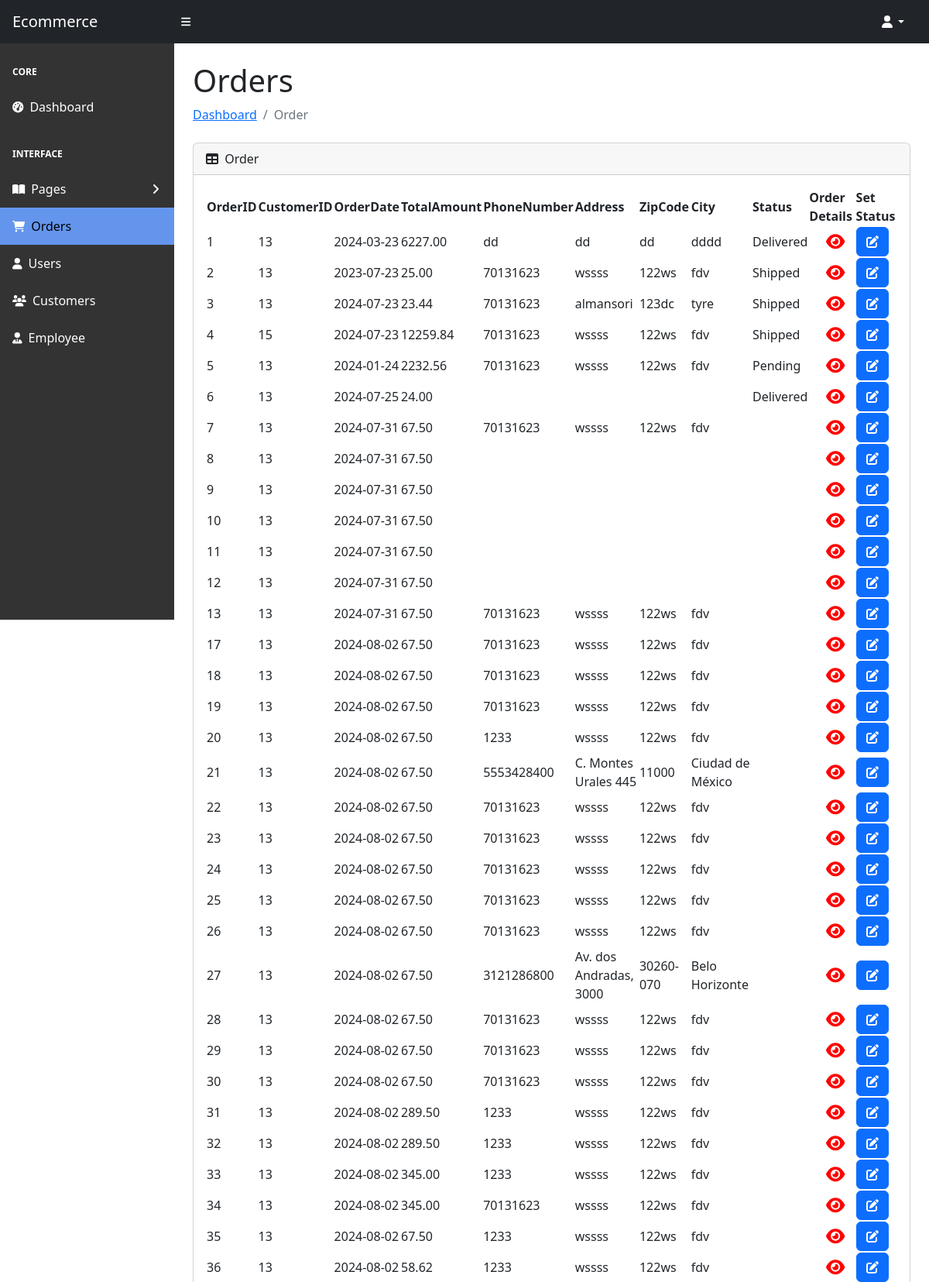
/adminPanelSherke/adminPanelSherke/orders.php (upper part), run on the app's committed database.
### tables this page shows
CREATE TABLE `orders` (
  `OrderID` int(11) NOT NULL,
  `CustomerID` int(11) DEFAULT NULL,
  `OrderDate` date DEFAULT current_timestamp(),
  `TotalAmount` decimal(10,2) DEFAULT NULL,
  `PhoneNumber` varchar(100) NOT NULL,
  `Address` varchar(100) NOT NULL,
  `ZipCode` varchar(100) NOT NULL,
  `City` varchar(100) NOT NULL,
  `Status` varchar(50) NOT NULL DEFAULT 'Pending'
);

### adminPanelSherke/adminPanelSherke/class/DAL.class.php (called while the page is built, shortened)
<?php
class DAL
{
    public $servername = "localhost";
    public $username = "root";
    public $password = "";
    public $dbname = "level3-ecomerce";
    private function connect()
    {
        $conn = new mysqli($this->servername, $this->username, $this->password, $this->dbname);
        return $conn;
    }
    public function getdata($sql)
    {
        $conn = $this->connect();
        $result = $conn->query($sql);
        $results = $result->fetch_all(MYSQLI_ASSOC);
        return $results;
    }
}

### adminPanelSherke/adminPanelSherke/class/order.class.php (called while the page is built, shortened)
<?php
require_once('DAL.class.php');
class Order extends DAL
{
    function getAllOrders()
    {
        $sql = "SELECT * From orders";
        return $this->getdata($sql);
    }
}

### adminPanelSherke/adminPanelSherke/orders.php (the view, shortened to what this page needs)
<!DOCTYPE html>
<html lang="en">
<?php require_once("class/order.class.php"); ?>
<?php require_once('components/header.php'); ?>
<?php $order = new Order();
$allOrders = $order->getAllOrders(); ?>
<body class="sb-nav-fixed">
    <?php require_once('components/nav.php'); ?>
    <?php require_once('components/sidebar.php'); ?>
    <div id="layoutSidenav_content">
        <main>
            <div class="container-fluid px-4">
                <h1 class="mt-4">Orders</h1>
                <ol class="breadcrumb mb-4">
                    <li class="breadcrumb-item active"><a href="index.php">Dashboard</a></li>
                    <li class="breadcrumb-item active">Order</li>
                </ol>
                <div class="card mb-4">
                    <div class="card-header">
                        <i class="fas fa-table me-1"></i>
                        Order
                    </div>
                    <div class="card-body">
                        <table id="datatablesSimple">
                            <thead>
                                <tr>
                                    <th>OrderID</th>
                                    <th>CustomerID</th>
                                    <th>OrderDate</th>
                                    <th>
                                        TotalAmount
                                    </th>
                                    <th>PhoneNumber</th>
                                    <th>Address</th>
                                    <th>
                                        ZipCode
                                    </th>
                                    <th>City</th>
                                    <th>Status</th>
                                    <th>Order Details</th>
                                    <th>Set Status</th>
                                </tr>
                            </thead>
                            <tbody>
                                <?php
                                foreach ($allOrders as $orders) {
                                ?>
                                    <tr>
                                        <td><?php echo $orders['OrderID'] ?></td>
                                        <td><?php echo $orders['CustomerID'] ?></td>
                                        <td><?php echo $orders['OrderDate'] ?></td>
                                        <td><?php echo $orders['TotalAmount'] ?></td>
                                        <td><?php echo $orders['PhoneNumber'] ?></td>
                                        <td><?php echo $orders['Address'] ?></td>
                                        <td><?php echo $orders['ZipCode'] ?></td>
                                        <td><?php echo $orders['City'] ?></td>
                                        <td><?php echo $orders['Status'] ?></td>
                                        <td>
                                            <a href="orderitems.php?id=<?php echo $orders['OrderID'] ?>" style="font-size:1.35rem; color:red; margin-left:22px"><i class="fas fa-eye"></i></a>
                                        </td>
                                        <td>
                                            <a class="btn btn-primary edit" data-id="<?php echo $orders['OrderID'] ?>" data-status="<?php echo $orders['Status'] ?>" data-toggle="modal" data-target="#updateStatusModal"><i class="fas fa-edit"></i></a>
                                        </td>
                                    </tr>
                                <?php } ?>
                            </tbody>
                        </table>
                    </div>
                </div>
            </div>
        </main>
        <?php require_once('components/footer.php'); ?>
    </div>
    </div>
</body>

### data on the page
orders: OrderID "1", CustomerID "13", OrderDate "2024-03-23", TotalAmount "6227.00", PhoneNumber "dd", Address "dd", ZipCode "dd", City "dddd", Status "Delivered"
orders: OrderID "2", CustomerID "13", OrderDate "2023-07-23", TotalAmount "25.00", PhoneNumber "70131623", Address "wssss", ZipCode "122ws", City "fdv", Status "Shipped"
orders: OrderID "3", CustomerID "13", OrderDate "2024-07-23", TotalAmount "23.44", PhoneNumber "70131623", Address "almansori", ZipCode "123dc", City "tyre", Status "Shipped"
orders: OrderID "4", CustomerID "15", OrderDate "2024-07-23", TotalAmount "12259.84", PhoneNumber "70131623", Address "wssss", ZipCode "122ws", City "fdv", Status "Shipped"
orders: OrderID "5", CustomerID "13", OrderDate "2024-01-24", TotalAmount "2232.56", PhoneNumber "70131623", Address "wssss", ZipCode "122ws", City "fdv", Status "Pending"
orders: OrderID "6", CustomerID "13", OrderDate "2024-07-25", TotalAmount "24.00", Status "Delivered"
orders: OrderID "7", CustomerID "13", OrderDate "2024-07-31", TotalAmount "67.50", PhoneNumber "70131623", Address "wssss", ZipCode "122ws", City "fdv"
orders: OrderID "8", CustomerID "13", OrderDate "2024-07-31", TotalAmount "67.50"
orders: OrderID "9", CustomerID "13", OrderDate "2024-07-31", TotalAmount "67.50"
orders: OrderID "10", CustomerID "13", OrderDate "2024-07-31", TotalAmount "67.50"
orders: OrderID "11", CustomerID "13", OrderDate "2024-07-31", TotalAmount "67.50"
orders: OrderID "12", CustomerID "13", OrderDate "2024-07-31", TotalAmount "67.50"
orders: OrderID "13", CustomerID "13", OrderDate "2024-07-31", TotalAmount "67.50", PhoneNumber "70131623", Address "wssss", ZipCode "122ws", City "fdv"
orders: OrderID "17", CustomerID "13", OrderDate "2024-08-02", TotalAmount "67.50", PhoneNumber "70131623", Address "wssss", ZipCode "122ws", City "fdv"
orders: OrderID "18", CustomerID "13", OrderDate "2024-08-02", TotalAmount "67.50", PhoneNumber "70131623", Address "wssss", ZipCode "122ws", City "fdv"
orders: OrderID "19", CustomerID "13", OrderDate "2024-08-02", TotalAmount "67.50", PhoneNumber "70131623", Address "wssss", ZipCode "122ws", City "fdv"
orders: OrderID "20", CustomerID "13", OrderDate "2024-08-02", TotalAmount "67.50", PhoneNumber "1233", Address "wssss", ZipCode "122ws", City "fdv"
orders: OrderID "21", CustomerID "13", OrderDate "2024-08-02", TotalAmount "67.50", PhoneNumber "5553428400", Address "C. Montes Urales 445", ZipCode "11000", City "Ciudad de México"
orders: OrderID "22", CustomerID "13", OrderDate "2024-08-02", TotalAmount "67.50", PhoneNumber "70131623", Address "wssss", ZipCode "122ws", City "fdv"
orders: OrderID "23", CustomerID "13", OrderDate "2024-08-02", TotalAmount "67.50", PhoneNumber "70131623", Address "wssss", ZipCode "122ws", City "fdv"
orders: OrderID "24", CustomerID "13", OrderDate "2024-08-02", TotalAmount "67.50", PhoneNumber "70131623", Address "wssss", ZipCode "122ws", City "fdv"
orders: OrderID "25", CustomerID "13", OrderDate "2024-08-02", TotalAmount "67.50", PhoneNumber "70131623", Address "wssss", ZipCode "122ws", City "fdv"
orders: OrderID "26", CustomerID "13", OrderDate "2024-08-02", TotalAmount "67.50", PhoneNumber "70131623", Address "wssss", ZipCode "122ws", City "fdv"
orders: OrderID "27", CustomerID "13", OrderDate "2024-08-02", TotalAmount "67.50", PhoneNumber "3121286800", Address "Av. dos Andradas, 3000", ZipCode "30260-070", City "Belo Horizonte"
orders: OrderID "28", CustomerID "13", OrderDate "2024-08-02", TotalAmount "67.50", PhoneNumber "70131623", Address "wssss", ZipCode "122ws", City "fdv"
orders: OrderID "29", CustomerID "13", OrderDate "2024-08-02", TotalAmount "67.50", PhoneNumber "70131623", Address "wssss", ZipCode "122ws", City "fdv"
orders: OrderID "30", CustomerID "13", OrderDate "2024-08-02", TotalAmount "67.50", PhoneNumber "70131623", Address "wssss", ZipCode "122ws", City "fdv"
orders: OrderID "31", CustomerID "13", OrderDate "2024-08-02", TotalAmount "289.50", PhoneNumber "1233", Address "wssss", ZipCode "122ws", City "fdv"
orders: OrderID "32", CustomerID "13", OrderDate "2024-08-02", TotalAmount "289.50", PhoneNumber "1233", Address "wssss", ZipCode "122ws", City "fdv"
orders: OrderID "33", CustomerID "13", OrderDate "2024-08-02", TotalAmount "345.00", PhoneNumber "1233", Address "wssss", ZipCode "122ws", City "fdv"
orders: OrderID "34", CustomerID "13", OrderDate "2024-08-02", TotalAmount "345.00", PhoneNumber "70131623", Address "wssss", ZipCode "122ws", City "fdv"
orders: OrderID "35", CustomerID "13", OrderDate "2024-08-02", TotalAmount "67.50", PhoneNumber "1233", Address "wssss", ZipCode "122ws", City "fdv"
orders: OrderID "36", CustomerID "13", OrderDate "2024-08-02", TotalAmount "58.62", PhoneNumber "1233", Address "wssss", ZipCode "122ws", City "fdv"
